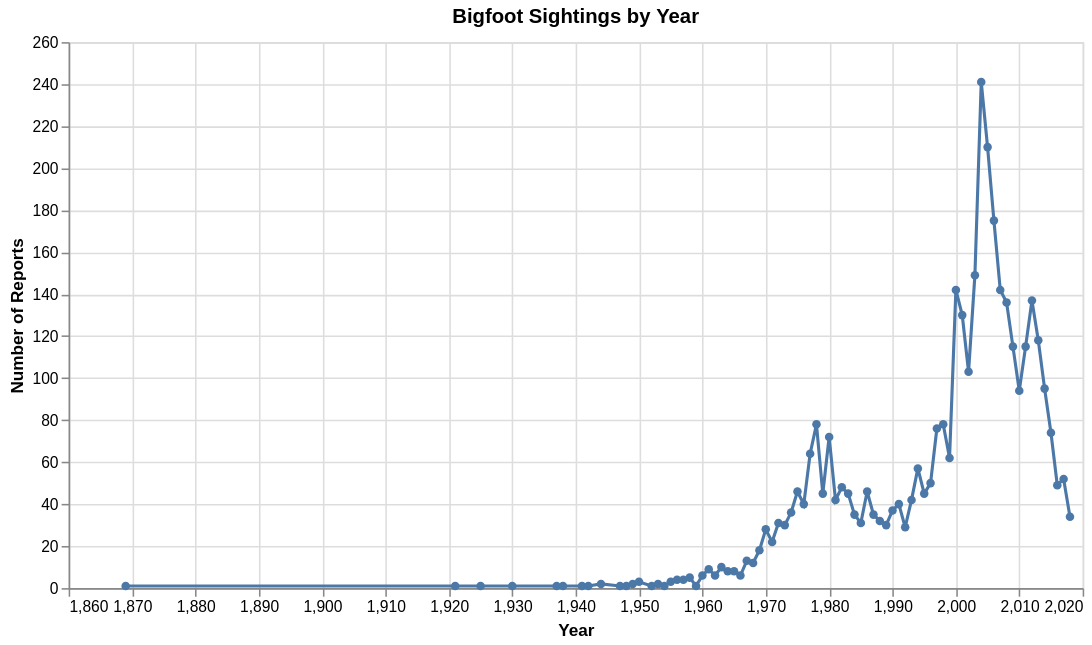

Notebook cell for this chart:
### Code cell
plot1 = alt.Chart(year_counts).mark_line(point=True).encode(
    x=alt.X('year:Q', title='Year'),
    y=alt.Y('count:Q', title='Number of Reports'),
    tooltip=['year:Q', 'count:Q']
).properties(
    title='Bigfoot Sightings by Year',
    width=650,
    height=350
)

plot1

### Figure 1 — Vega-Lite specification as saved in the notebook (floating-point values rounded to 4 significant figures)
{"config": {"view": {"continuousWidth": 300, "continuousHeight": 300}}, "data": {"name": "data-01ab411c906b97825fc8292b94bbbe54"}, "mark": {"type": "line", "point": true}, "encoding": {"tooltip": [{"field": "year", "type": "quantitative"}, {"field": "count", "type": "quantitative"}], "x": {"field": "year", "title": "Year", "type": "quantitative"}, "y": {"field": "count", "title": "Number of Reports", "type": "quantitative"}}, "height": 350, "title": "Bigfoot Sightings by Year", "width": 650, "$schema": "https://vega.github.io/schema/vega-lite/v6.4.1.json", "datasets": {"data-01ab411c906b97825fc8292b94bbbe54": [{"year": 1869, "count": 1}, {"year": 1921, "count": 1}, {"year": 1925, "count": 1}, {"year": 1930, "count": 1}, {"year": 1937, "count": 1}, {"year": 1938, "count": 1}, {"year": 1941, "count": 1}, {"year": 1942, "count": 1}, {"year": 1944, "count": 2}, {"year": 1947, "count": 1}, {"year": 1948, "count": 1}, {"year": 1949, "count": 2}, {"year": 1950, "count": 3}, {"year": 1952, "count": 1}, {"year": 1953, "count": 2}, {"year": 1954, "count": 1}, {"year": 1955, "count": 3}, {"year": 1956, "count": 4}, {"year": 1957, "count": 4}, {"year": 1958, "count": 5}, {"year": 1959, "count": 1}, {"year": 1960, "count": 6}, {"year": 1961, "count": 9}, {"year": 1962, "count": 6}, {"year": 1963, "count": 10}, {"year": 1964, "count": 8}, {"year": 1965, "count": 8}, {"year": 1966, "count": 6}, {"year": 1967, "count": 13}, {"year": 1968, "count": 12}, {"year": 1969, "count": 18}, {"year": 1970, "count": 28}, {"year": 1971, "count": 22}, {"year": 1972, "count": 31}, {"year": 1973, "count": 30}, {"year": 1974, "count": 36}, {"year": 1975, "count": 46}, {"year": 1976, "count": 40}, {"year": 1977, "count": 64}, {"year": 1978, "count": 78}, {"year": 1979, "count": 45}, {"year": 1980, "count": 72}, {"year": 1981, "count": 42}, {"year": 1982, "count": 48}, {"year": 1983, "count": 45}, {"year": 1984, "count": 35}, {"year": 1985, "count": 31}, {"year": 1986, "count": 46}, {"year": 1987, "count": 35}, {"year": 1988, "count": 32}, {"year": 1989, "count": 30}, {"year": 1990, "count": 37}, {"year": 1991, "count": 40}, {"year": 1992, "count": 29}, {"year": 1993, "count": 42}, {"year": 1994, "count": 57}, {"year": 1995, "count": 45}, {"year": 1996, "count": 50}, {"year": 1997, "count": 76}, {"year": 1998, "count": 78}, {"year": 1999, "count": 62}, {"year": 2000, "count": 142}, {"year": 2001, "count": 130}, {"year": 2002, "count": 103}, {"year": 2003, "count": 149}, {"year": 2004, "count": 241}, {"year": 2005, "count": 210}, {"year": 2006, "count": 175}, {"year": 2007, "count": 142}, {"year": 2008, "count": 136}, {"year": 2009, "count": 115}, {"year": 2010, "count": 94}, {"year": 2011, "count": 115}, {"year": 2012, "count": 137}, {"year": 2013, "count": 118}, {"year": 2014, "count": 95}, {"year": 2015, "count": 74}, {"year": 2016, "count": 49}, {"year": 2017, "count": 52}, {"year": 2018, "count": 34}]}}
